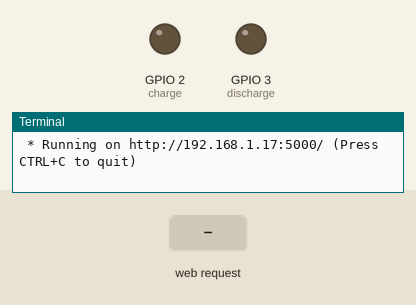
A program run on a simulated Raspberry Pi (BCM pin numbers). Parts: output pins drawn as LEDs (lit = HIGH), the last lines printed to the terminal. The inputs (shaded band) are chosen by the test bench. The clock reads 2024-03-15 10:24:30 at power-on unless the program sets it.

Above: at 1.2 s.
1.3 s: HTTP request for /toggle/charge received
At 2.4 s:
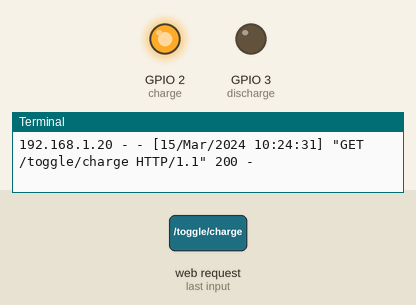
2.8 s: HTTP request for / received
4.3 s: HTTP request for /toggle/discharge received
Timing chart, 0 to 7.3 s (numbered marks = the images above; inputs shaded):
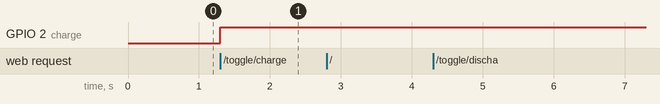

The program:

app.py
```python
from flask import Flask, render_template, request
import RPi.GPIO as GPIO
from time import time

app = Flask(__name__)

# GPIO pinlerini ayarla
GPIO.setmode(GPIO.BCM)
pins = {'charge': 2, 'discharge': 3, 'power': 4}
for pin in pins.values():
    GPIO.setup(pin, GPIO.OUT)
    GPIO.output(pin, GPIO.LOW)

# Pin durumlarını sakla
pin_states = {key: False for key in pins}

# Timer ve charge zamanlaması
charge_start_time = None  # Charge başlangıç zamanını tutacak
charge_timer_active = False  # Charge'ın aktif olup olmadığını tutar
wait_time =600 # 600 olmali (10dakika)
@app.route('/')
def index():
    return render_template('index.html', pin_states=pin_states)

@app.route('/toggle/<pin_name>', methods=['GET'])
def toggle_pin(pin_name):
    global pin_states, charge_timer_active, charge_start_time

    if pin_name == "charge":
        if pin_states['charge']:
            # Charge'ı kapat
            pin_states['charge'] = False
            charge_timer_active = False
            charge_start_time = None  # Zamanı sıfırla
            GPIO.output(pins['charge'], GPIO.LOW)
        else:
            # Charge'ı başlat
            pin_states['charge'] = True
            charge_timer_active = True
            charge_start_time = time()  # Charge başlangıç zamanını kaydet
            GPIO.output(pins['charge'], GPIO.HIGH)

    elif pin_name == "discharge":
        if pin_states['discharge']:
            # Discharge'ı kapat
            pin_states['discharge'] = False
            GPIO.output(pins['discharge'], GPIO.LOW)  # LOW seviyesine çek
        else:
            # Eğer Charge aktifse, Discharge aktif edilemez
            if not pin_states['charge']:
                pin_states['discharge'] = True
                GPIO.output(pins['discharge'], GPIO.HIGH)  # HIGH seviyesine çek

    elif pin_name == "power":
        # Power yalnızca charge tamamlandıktan sonra açılabilir
        if pin_states['power']:
            pin_states['power'] = False
            GPIO.output(pins['power'], GPIO.LOW)  # Power'ı kapat
        else:
            # Eğer charge kapatılmış ama tamamlanmamışsa power açılamaz
            if pin_states['charge'] and charge_timer_active:
                if charge_start_time is not None:
                    elapsed_time = time() - charge_start_time
                    if elapsed_time >= wait_time:  # wait_time tamamlanmışsa açılabilir
                        pin_states['power'] = True
                        GPIO.output(pins['power'], GPIO.HIGH)  # Power'ı aç

    return {'status': 'success', 'pin_states': pin_states}


if __name__ == '__main__':
    try:
        app.run(host='192.168.1.17', port=5000, debug=True)
    except KeyboardInterrupt:
        GPIO.cleanup()
```

Measured:
- after the input at 1.3 s, GPIO 2 (charge): LOW → HIGH at once
